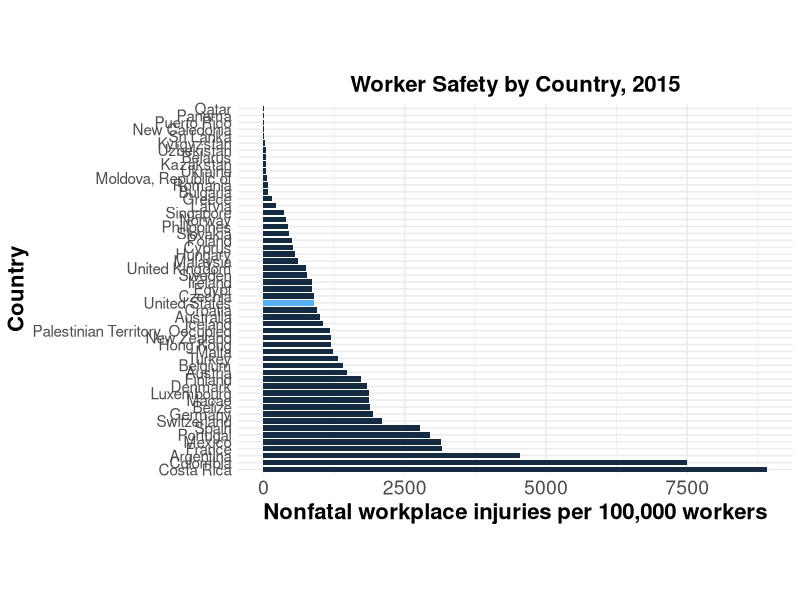

R code for this plot: (Note: this script raises an error after producing the figure.)
## ---- chunk 1
rm(list=ls())
options(scipen=999)
## ---- chunk 2
library(tidyverse)
## ---- chunk 3
df <- read.csv("../Input/us_inward_country.csv", nrows = 65, na.strings = "n.s.", check.names = FALSE)
df <- df[,-2]
colnames(df)[1] = "Country"
df <- as_tibble(df)
df <- df %>% mutate_at(c(2:42), as.numeric)
## ---- chunk 4
total <- as.numeric(df[1,-1]) #total inward FDI
countries <- df[,1] # -1 included to exclude country names for division
df2 <- as.data.frame(t(t(df[,-1]) / total)) #Divide rows by total to get shares
df2 <- df2 %>%
  add_column(countries, .before = "1980") #Add country names
## ---- chunk 5
df2 %>% pivot_longer(!Country, names_to = 'Year', values_to = "US FDI Share")
df <- df %>% pivot_longer(!Country, names_to = 'Year', values_to = "US inward FDI")
names(df)[3] <- "fdi_inward"
## ---- chunk 6
require(dplyr)
codes <- read.csv("../Input/alpha_3_country_codes.csv") #Country codes for workplace injuries data
names(codes)[1] <- "Code"
names(codes)[2] <- "Country"
df <- merge(df, codes, by = "Country")
country_safety <- read.csv("../Input/country_injury_rates.csv")
names(country_safety)[1] <- "Code"
country_safety <- country_safety %>%
  rename(Year = time,
         rate = obs_value) %>%
  select(-c(obs_status, note_classif, note_indicator, note_source, source))#Rename and drop columns
country_safety <- merge(country_safety, codes, by = "Code")
country_safety <- country_safety %>% relocate(Country, .after = Code)
  
## ---- chunk 7
require(ggplot2)
country_safety_agg <- country_safety[ which(country_safety$classif1 == "ECO_AGGREGATE_TOTAL"), ] #Only country totals, not by industry
z <- country_safety_agg[ which(country_safety_agg$Year == 2015), ]
z$color <- ifelse(z$Country == "United States", 2, 1)

p <- ggplot(z, aes(x = reorder(Country,-rate), y = rate, fill = color)) +
  geom_bar(stat="identity", width = 0.8) +
  coord_flip() +
  theme_minimal() +
  theme(aspect.ratio = 2/3,
        axis.text.y = element_text(size=11),
        axis.text.x = element_text(size=14),
        axis.title = element_text(size = 16, face="bold"),
        legend.position ="none",
        plot.title = element_text(size = 16, face = "bold", hjust = 0.5)) +
  labs(title="Worker Safety by Country, 2015",
       y = "Nonfatal workplace injuries per 100,000 workers",
       x = "Country")

ggsave("../Output/workplace_injuries.pdf", width = 15, height = 15)
p
## ---- chunk 8
x <- select(country_safety_agg, c("Code","Year","rate"))
df <- merge(df,x, by=c("Code","Year"))
## ---- chunk 9
ggplot(df, aes(x=fdi_inward, y=rate)) +
  geom_point(color="navy",shape=18) +
  geom_smooth(method='lm', se=F, color="red") +
  ylim(0,10000) +
  theme(plot.title = element_text(face="bold", hjust=0.5)) + 
  labs(title="Source Country Worker Safety and Investment into the U.S.",
       x = "U.S. Inward FDI Position, In Millions of USD",
       y = "Nonfatal Workplace Injuries per 100,000 workers")
#ggsave("../Output/scatter_fdi_injury.pdf")
  
## ---- chunk 10
write.csv(country_safety_agg, "../Temporary/country_safety.csv", row.names = FALSE)
